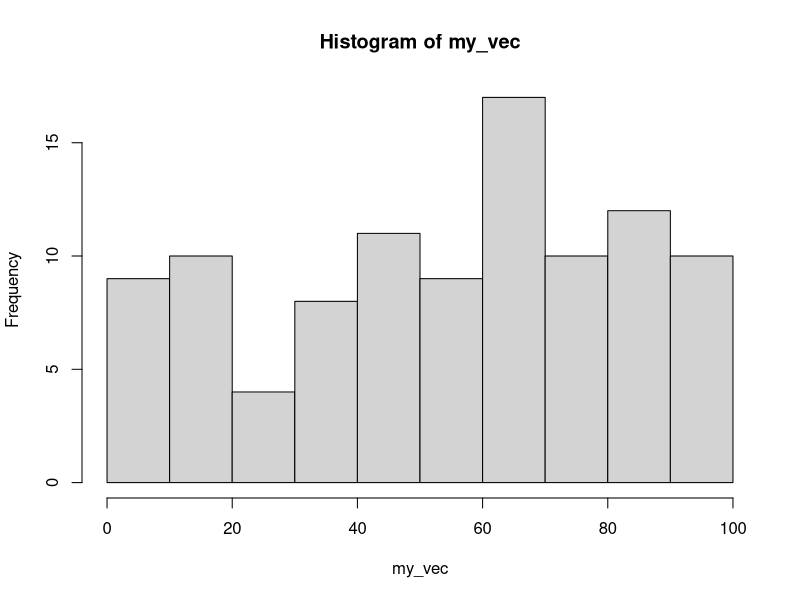
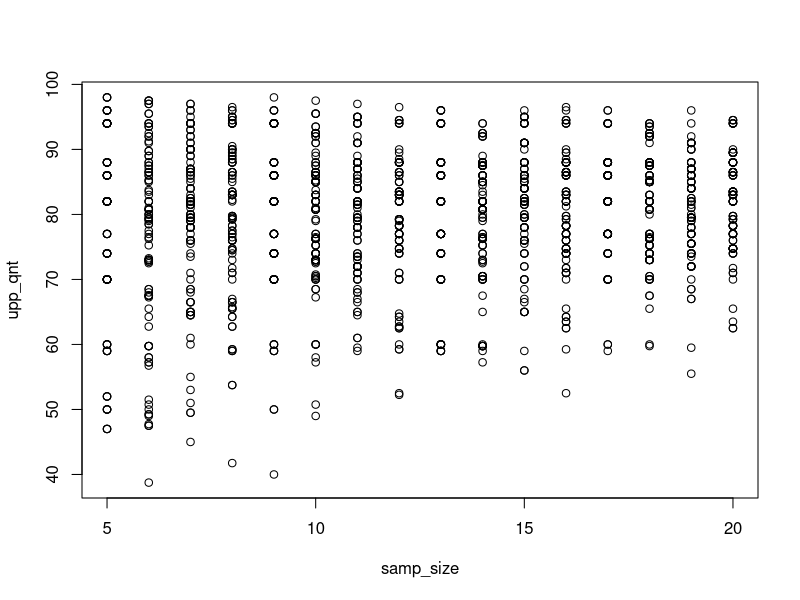

Generate these figures, in order, with R:
## ---- chunk 1
knitr::opts_chunk$set(echo = TRUE)
## ---- chunk 2
library(dplyr)
library(magrittr)
## ---- chunk 3
   my_vec <- runif(100, min=0, max=100)
      str(my_vec)
      summary(my_vec)
## ---- chunk 4
hist(my_vec)
## ---- chunk 5
 data(mtcars)
    class(mtcars)
    str(mtcars)
    summary(mtcars)
## ---- chunk 6
vole_vaso <- c(98,96,94,88,86,82,77,74,70,60,
               59,52,50,47,40,35,29,13,6,5) 
## ---- chunk 7
     #mean
      mean(vole_vaso)
     #median
      median(vole_vaso)
     #standard deviation
      sd(vole_vaso)
     #interquartile range
      IQR(vole_vaso)  
## ---- chunk 8
       sem <- sd(vole_vaso)/sqrt(length(vole_vaso))
      sem 
## ---- chunk 9
quantile(vole_vaso, probs = 0.75)
## ---- chunk 10
vole_sim <- data.frame(samp_size= rep(5:20, time=100))
## ---- chunk 11
vole_sim_uq <- vole_sim %>% 
  rowwise() %>%
mutate(upp_qnt= quantile(sample(vole_vaso, size=samp_size, replace=TRUE),probs=0.75))
## ---- chunk 12
plot(upp_qnt~samp_size, data=vole_sim_uq)
## ---- chunk 13
stnd_err_upper_quant <- vole_sim_uq %>%
  group_by(samp_size)%>%
  summarize(sd_up_qnt= sd(upp_qnt), avg_upp_quant= mean(upp_qnt)) %>% 
  ungroup()
## ---- chunk 14
stderr_10 <- stnd_err_upper_quant[6,2] 
avg_u_qt_10 <-stnd_err_upper_quant[6,3]
CI_10 <- 2*stderr_10
CI_uq_lower <- 83- stderr_10*2
CI_uq_upper <- 83+ stderr_10*2 
## ---- chunk 15
# simulation that directly gives CI
# CI= 2*Standard Error
# standard error= standard deviation of your estimates 
# standard deviation= measure of dispersion 

vole_sim_CI <- vole_sim_uq %>% #take the upper quartile data already have
  group_by(samp_size)%>%
  summarize(uq_se = sd(upp_qnt), uq_avg= mean(upp_qnt)) %>%
  mutate(CI= 2*uq_se) %>%
  ungroup()
vole_sim_CI
